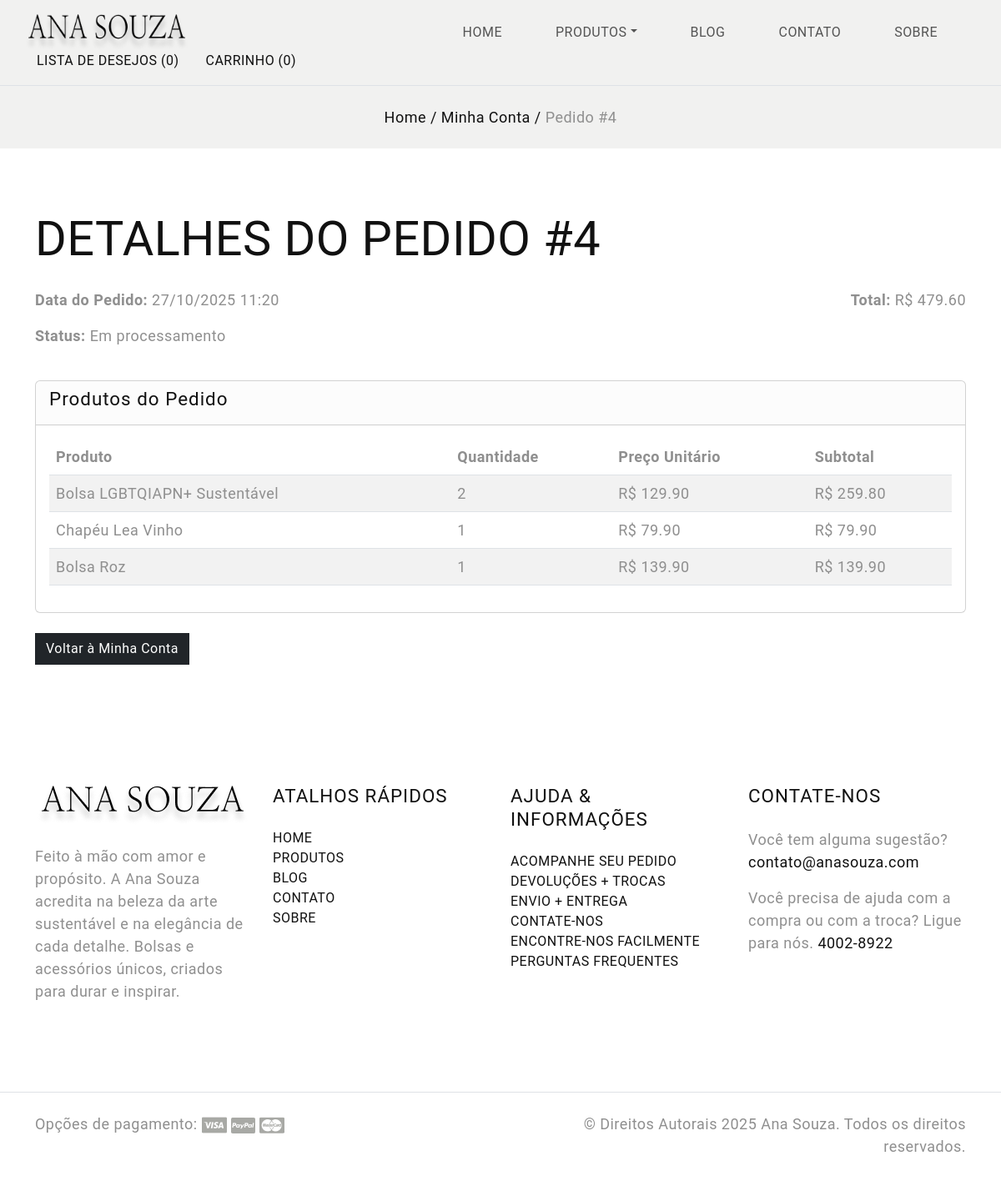
Page /order/4 (signed in) on the committed database.
### app.py (models this page shows)
class Pedido(db.Model):
    id = db.Column(db.Integer, primary_key=True)
    data = db.Column(db.DateTime, default=datetime.utcnow)
    status = db.Column(db.String(50), default="Em processamento")
    usuario_id = db.Column(db.Integer, db.ForeignKey("usuario.id"), nullable=False)
    itens = db.relationship("PedidoProduto", backref="pedido", lazy=True)
    def total(self):
        return sum([item.preco_unitario * item.quantidade for item in self.itens])

class PedidoProduto(db.Model):
    id = db.Column(db.Integer, primary_key=True)
    pedido_id = db.Column(db.Integer, db.ForeignKey("pedido.id"), nullable=False)
    produto_id = db.Column(db.Integer, db.ForeignKey("produto.id"), nullable=False)
    quantidade = db.Column(db.Integer, nullable=False, default=1)
    preco_unitario = db.Column(db.Float, nullable=False)
    produto = db.relationship("Produto")

class Produto(db.Model):
    id = db.Column(db.Integer, primary_key=True)
    nome = db.Column(db.String(100), nullable=False)
    descricao = db.Column(db.Text, nullable=False)
    preco = db.Column(db.Float, nullable=False)
    quantidade_estoque = db.Column(db.Integer, nullable=False)
    cor = db.Column(db.String(50))
    imagem = db.Column(db.String(200))  # caminho da imagem na pasta static

### app.py (the view)
@app.route('/order/<int:id>')
def order_details(id):
    user_email = session.get('usuario')
    if not user_email:
        return redirect(url_for('login'))
    user = Usuario.query.filter_by(email=user_email).first()
    if not user:
        return redirect(url_for('login'))
    pedido = Pedido.query.filter_by(id=id, usuario_id=user.id).first()
    if not pedido:
        return "Pedido não encontrado ou você não tem permissão para ver este pedido.", 404
    produtos_pedido = PedidoProduto.query.filter_by(pedido_id=pedido.id).all()
    return render_template('order_details.html', pedido=pedido, produtos_pedido=produtos_pedido)

### templates/order_details.html (shortened to what this page needs)
<!DOCTYPE html>
<html lang="pt-BR">
<head>
  <link href="https://cdn.jsdelivr.net/npm/bootstrap@5.3.0-alpha3/dist/css/bootstrap.min.css" rel="stylesheet">
  <link rel="stylesheet" href="https://cdnjs.cloudflare.com/ajax/libs/font-awesome/6.4.2/css/all.min.css">
  <link rel="stylesheet" href="{{ url_for('static', filename='css/style.css') }}">
</head>
<body class="homepage">
  {% include 'navbar.html' %}
  <section class="hero-section bg-light py-4">
    <div class="container">
      <div class="row">
        <div class="text-center">
          <div class="breadcrumbs">
            <span class="item"><a href="{{ url_for('home') }}">Home /</a></span>
            <span class="item"><a href="{{ url_for('user_info') }}">Minha Conta /</a></span>
            <span class="item">Pedido #{{ pedido.id }}</span>
          </div>
        </div>
      </div>
    </div>
  </section>
  <section id="order-details" class="py-5">
    <div class="container">
      <h2 class="section-title text-uppercase mb-4">Detalhes do Pedido #{{ pedido.id }}</h2>
      <div class="row mb-4">
        <div class="col-md-6">
          <p><strong>Data do Pedido:</strong> {{ pedido.data.strftime('%d/%m/%Y %H:%M') }}</p>
          <p><strong>Status:</strong> {{ pedido.status }}</p>
        </div>
        <div class="col-md-6 text-end">
          <p><strong>Total:</strong>  R$ {{ "%.2f"|format(pedido.total()) }}</p>
        </div>
      </div>
      <div class="row">
        <div class="col-12">
          <div class="card">
            <div class="card-header">
              <h5>Produtos do Pedido</h5>
            </div>
            <div class="card-body table-responsive">
              <table class="table table-striped">
                <thead>
                  <tr>
                    <th>Produto</th>
                    <th>Quantidade</th>
                    <th>Preço Unitário</th>
                    <th>Subtotal</th>
                  </tr>
                </thead>
                <tbody>
                  {% for item in produtos_pedido %}
                  <tr>
                    <td>{{ item.produto.nome }}</td>
                    <td>{{ item.quantidade }}</td>
                    <td>R$ {{ "%.2f"|format(item.preco_unitario) }}</td>
                    <td>R$ {{ "%.2f"|format(item.preco_unitario * item.quantidade) }}</td>
                  </tr>
                  {% else %}
                  <tr>
                    <td colspan="4" class="text-center">Nenhum produto encontrado neste pedido</td>
                  </tr>
                  {% endfor %}
                </tbody>
              </table>
            </div>
          </div>
        </div>
      </div>
      <div class="mt-4">
        <a href="{{ url_for('user_info') }}" class="btn btn-dark">Voltar à Minha Conta</a>
      </div>
    </div>
  </section>
    <footer id="footer" class="mt-5">
    <div class="container">
      <div class="row d-flex flex-wrap justify-content-between py-5">
        <div class="col-md-3 col-sm-6">
          <div class="footer-menu footer-menu-001">
            <div class="footer-intro mb-4">
              <a href="{{ url_for('home') }}">
                <img src="static/resource/logo.png" alt="logo">
              </a>
            </div>
            <p>Feito à mão com amor e propósito. A Ana Souza acredita na beleza da arte sustentável e na elegância de cada detalhe.
              Bolsas e acessórios únicos, criados para durar e inspirar.</p>
            <div class="social-links">
              <ul class="list-unstyled d-flex flex-wrap gap-3">
                <li>
                  <a href="#" class="text-secondary">
                    <svg width="24" height="24" viewBox="0 0 24 24">
                      <use xlink:href="#facebook"></use>
                    </svg>
                  </a>
                </li>
                <li>
                  <a href="#" class="text-secondary">
                    <svg width="24" height="24" viewBox="0 0 24 24">
                      <use xlink:href="#twitter"></use>
                    </svg>
                  </a>
                </li>
                <li>
                  <a href="#" class="text-secondary">
                    <svg width="24" height="24" viewBox="0 0 24 24">
                      <use xlink:href="#youtube"></use>
                    </svg>
                  </a>
                </li>
                <li>
                  <a href="#" class="text-secondary">
                    <svg width="24" height="24" viewBox="0 0 24 24">
                      <use xlink:href="#pinterest"></use>
                    </svg>
                  </a>
                </li>
                <li>
                  <a href="#" class="text-secondary">
                    <svg width="24" height="24" viewBox="0 0 24 24">
                      <use xlink:href="#instagram"></use>
                    </svg>
                  </a>
                </li>
              </ul>
            </div>
          </div>
        </div>
        <div class="col-md-3 col-sm-6">
          <div class="footer-menu footer-menu-002">
            <h5 class="widget-title text-uppercase mb-4">Atalhos rápidos</h5>
            <ul class="menu-list list-unstyled text-uppercase border-animation-left fs-6">
              <li class="menu-item">
                <a href="{{ url_for('home') }}" class="item-anchor">Home</a>
              </li>
              <li class="menu-item">
                <a href="{{ url_for('all_products') }}" class="item-anchor">Produtos</a>
              </li>
              <li class="menu-item">
                <a href="{{ url_for('blog') }}" class="item-anchor">Blog</a>
              </li>
              <li class="menu-item">
                <a href="{{ url_for('contact') }}" class="item-anchor">Contato</a>
              </li>
              <li class="menu-item">
                <a href="{{ url_for('lading_page') }}" class="item-anchor">Sobre</a>
              </li>
            </ul>
          </div>
        </div>
        <div class="col-md-3 col-sm-6">
          <div class="footer-menu footer-menu-003">
            <h5 class="widget-title text-uppercase mb-4">Ajuda & Informações</h5>
            <ul class="menu-list list-unstyled text-uppercase border-animation-left fs-6">
              <li class="menu-item">
                <a href="#" class="item-anchor">Acompanhe seu pedido</a>
              </li>
              <li class="menu-item">
                <a href="#" class="item-anchor">Devoluções + Trocas</a>
              </li>
              <li class="menu-item">
                <a href="#" class="item-anchor">Envio + Entrega</a>
              </li>
              <li class="menu-item">
                <a href="{{ url_for('contact') }}" class="item-anchor">Contate-nos</a>
              </li>
              <li class="menu-item">
                <a href="{{ url_for('contact') }}" class="item-anchor">Encontre-nos facilmente</a>
              </li>
              <li class="menu-item">
                <a href="#" class="item-anchor">Perguntas Frequentes</a>
              </li>
            </ul>
          </div>
        </div>
        <div class="col-md-3 col-sm-6">
          <div class="footer-menu footer-menu-004 border-animation-left">
            <h5 class="widget-title text-uppercase mb-4">Contate-nos</h5>
            <p>Você tem alguma sugestão? <a href="mailto:contato@yourcompany.com"
                class="item-anchor">contato@anasouza.com</a></p>
            <p>Você precisa de ajuda com a compra ou com a troca? Ligue para nós. <a href="tel:40028922" class="item-anchor">4002-8922</a>
            </p>
          </div>
        </div>
      </div>
    </div>
    <div class="border-top py-4">
      <div class="container">
        <div class="row">
          <div class="col-md-6 d-flex flex-wrap">
            <div class="payment-option">
              <span>Opções de pagamento:</span>
              <img src="static/resource/visa-card.png" alt="card">
              <img src="static/resource/paypal-card.png" alt="card">
              <img src="static/resource/master-card.png" alt="card">
            </div>
          </div>
          <div class="col-md-6 text-end">
            <p>© Direitos Autorais 2025 Ana Souza. Todos os direitos reservados. </p>
          </div>
        </div>
      </div>
    </div>
  </footer>
</body>
</html>

### static/css/style.css (style rules this page uses)
body { --heading-font: "Marcellus", Roboto, sans-serif; --heading-font-weight: 400; --heading-color: #111; --heading-line-height: 1.24; --swiper-theme-color: #8C907E; --bs-body-font-family: "Jost", Roboto, sans-serif; --bs-body-font-size: 18px; --bs-body-font-weight: 400; --bs-body-line-height: 1.5; --bs-body-color: #8f8f8f; --bs-body-color-rgb: 143, 143, 143; --bs-primary: #8C907E; --bs-secondary: #6c757d; --bs-black: #111; --bs-light: #F1F1F0; --bs-dark: #212529; --bs-gray: #9aa1a7; --bs-gray-dark: #51565b; --bs-primary-rgb: 140, 144, 126; --bs-secondary-rgb: 108, 117, 125; --bs-black-rgb: 17, 17, 17; --bs-light-rgb: 241, 241, 240; --bs-dark-rgb: 33, 37, 41; --bs-link-color: #111; --bs-link-color-rgb: 17, 17, 17; --bs-link-decoration: underline; --bs-link-hover-color: #111; --bs-link-hover-color-rgb: 17, 17, 17; }
body { letter-spacing: 0.03rem; }
h1, .h1, h2, .h2, h3, .h3, h4, .h4, h5, .h5, h6, .h6 { font-family: var(--heading-font); font-weight: var(--heading-font-weight); color: var(--heading-color); line-height: var(--heading-line-height); }
h1, h2, h3 { margin: 25px 0; }
h5, h6 { letter-spacing: 1px; }
h2, .h2 { font-size: 3.6rem; }
h5, .h5 { font-size: 1.4rem; }
a { text-decoration: none; }
.btn { --bs-btn-border-radius: 0; }
.border-animation-left .item-anchor { position: relative; margin-bottom: 20px; }
.border-animation-left .item-anchor:after { content: ""; position: absolute; width: 0; height: 1px; left: 0; bottom: 0; z-index: 9; background: var(--bs-dark); transition: all 0.5s ease; }
.border-animation-left.light-border .item-anchor:after, .border-animation-left .item-anchor:after { background: var(--bs-dark); }

### rows in the picture
Pedido: id "4", data "27/10/2025 11:20", status "Em processamento"
PedidoProduto: total "479.60", produto.nome "Bolsa LGBTQIAPN+ Sustentável", quantidade "2", preco_unitario "129.90", item.preco_unitario*item.quantidade "259.80"
PedidoProduto: produto.nome "Chapéu Lea Vinho", quantidade "1", preco_unitario "79.90", item.preco_unitario*item.quantidade "79.90"
PedidoProduto: produto.nome "Bolsa Roz", quantidade "1", preco_unitario "139.90", item.preco_unitario*item.quantidade "139.90"
